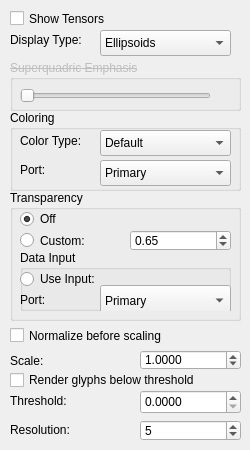
          <widget class="QWidget" name="tensorTab_">
           <attribute name="title">
            <string>Tensor</string>
           </attribute>
           <widget class="QLabel" name="label_24">
            <property name="geometry">
             <rect>
              <x>10</x>
              <y>419</y>
              <width>91</width>
              <height>21</height>
             </rect>
            </property>
            <property name="text">
             <string>Resolution:</string>
            </property>
           </widget>
           <widget class="QDoubleSpinBox" name="thresholdDoubleSpinBox_">
            <property name="geometry">
             <rect>
              <x>140</x>
              <y>390</y>
              <width>101</width>
              <height>24</height>
             </rect>
            </property>
            <property name="decimals">
             <number>4</number>
            </property>
            <property name="maximum">
             <double>100.000000000000000</double>
            </property>
            <property name="singleStep">
             <double>0.100000000000000</double>
            </property>
           </widget>
           <widget class="QCheckBox" name="renderTensorsBelowThresholdCheckBox_">
            <property name="enabled">
             <bool>true</bool>
            </property>
            <property name="geometry">
             <rect>
              <x>10</x>
              <y>370</y>
              <width>221</width>
              <height>20</height>
             </rect>
            </property>
            <property name="minimumSize">
             <size>
              <width>0</width>
              <height>20</height>
             </size>
            </property>
            <property name="font">
             <font>
              <strikeout>false</strikeout>
             </font>
            </property>
            <property name="text">
             <string>Render glyphs below threshold</string>
            </property>
           </widget>
           <widget class="QCheckBox" name="normalizeTensorsCheckBox_">
            <property name="enabled">
             <bool>true</bool>
            </property>
            <property name="geometry">
             <rect>
              <x>10</x>
              <y>320</y>
              <width>221</width>
              <height>31</height>
             </rect>
            </property>
            <property name="minimumSize">
             <size>
              <width>0</width>
              <height>20</height>
             </size>
            </property>
            <property name="font">
             <font>
              <strikeout>false</strikeout>
             </font>
            </property>
            <property name="text">
             <string>Normalize before scaling</string>
            </property>
           </widget>
           <widget class="QSpinBox" name="tensorsResolutionSpinBox_">
            <property name="geometry">
             <rect>
              <x>140</x>
              <y>420</y>
              <width>101</width>
              <height>21</height>
             </rect>
            </property>
            <property name="minimum">
             <number>3</number>
            </property>
            <property name="maximum">
             <number>20</number>
            </property>
            <property name="value">
             <number>5</number>
            </property>
           </widget>
           <widget class="QLabel" name="label_25">
            <property name="geometry">
             <rect>
              <x>10</x>
              <y>390</y>
              <width>60</width>
              <height>21</height>
             </rect>
            </property>
            <property name="text">
             <string>Threshold:</string>
            </property>
           </widget>
           <widget class="QCheckBox" name="showTensorsCheckBox_">
            <property name="geometry">
             <rect>
              <x>10</x>
              <y>10</y>
              <width>101</width>
              <height>17</height>
             </rect>
            </property>
            <property name="sizePolicy">
             <sizepolicy hsizetype="Minimum" vsizetype="Fixed">
              <horstretch>0</horstretch>
              <verstretch>0</verstretch>
             </sizepolicy>
            </property>
            <property name="minimumSize">
             <size>
              <width>0</width>
              <height>0</height>
             </size>
            </property>
            <property name="text">
             <string>Show Tensors</string>
            </property>
           </widget>
           <widget class="QDoubleSpinBox" name="scaleTensorsDoubleSpinBox_">
            <property name="enabled">
             <bool>true</bool>
            </property>
            <property name="geometry">
             <rect>
              <x>140</x>
              <y>350</y>
              <width>101</width>
              <height>20</height>
             </rect>
            </property>
            <property name="decimals">
             <number>4</number>
            </property>
            <property name="minimum">
             <double>0.000100000000000</double>
            </property>
            <property name="maximum">
             <double>100.000000000000000</double>
            </property>
            <property name="singleStep">
             <double>0.100000000000000</double>
            </property>
            <property name="value">
             <double>1.000000000000000</double>
            </property>
           </widget>
           <widget class="QLabel" name="label_26">
            <property name="geometry">
             <rect>
              <x>10</x>
              <y>350</y>
              <width>91</width>
              <height>21</height>
             </rect>
            </property>
            <property name="text">
             <string>Scale:</string>
            </property>
           </widget>
           <widget class="QGroupBox" name="tensorSuperquadricEmphasisGroupBox_">
            <property name="enabled">
             <bool>false</bool>
            </property>
            <property name="geometry">
             <rect>
              <x>10</x>
              <y>60</y>
              <width>231</width>
              <height>51</height>
             </rect>
            </property>
            <property name="font">
             <font>
              <strikeout>true</strikeout>
             </font>
            </property>
            <property name="title">
             <string>Superquadric Emphasis</string>
            </property>
            <widget class="QSlider" name="tensorSuperquadricsEmphasisSlider_">
             <property name="geometry">
              <rect>
               <x>10</x>
               <y>26</y>
               <width>191</width>
               <height>19</height>
              </rect>
             </property>
             <property name="orientation">
              <enum>Qt::Horizontal</enum>
             </property>
            </widget>
           </widget>
           <widget class="QGroupBox" name="vectorColoringGroupBox_10">
            <property name="enabled">
             <bool>true</bool>
            </property>
            <property name="geometry">
             <rect>
              <x>10</x>
              <y>110</y>
              <width>231</width>
              <height>81</height>
             </rect>
            </property>
            <property name="title">
             <string>Coloring</string>
            </property>
            <widget class="QLabel" name="label_39">
             <property name="geometry">
              <rect>
               <x>10</x>
               <y>20</y>
               <width>67</width>
               <height>21</height>
              </rect>
             </property>
             <property name="text">
              <string>Color Type:</string>
             </property>
            </widget>
            <widget class="QComboBox" name="vectorsColoringInputComboBox_13">
             <property name="geometry">
              <rect>
               <x>90</x>
               <y>20</y>
               <width>131</width>
               <height>26</height>
              </rect>
             </property>
             <item>
              <property name="text">
               <string>Default</string>
              </property>
             </item>
             <item>
              <property name="text">
               <string>Colormap Lookup</string>
              </property>
             </item>
             <item>
              <property name="text">
               <string>Conversion to RGB</string>
              </property>
             </item>
            </widget>
            <widget class="QLabel" name="label_40">
             <property name="geometry">
              <rect>
               <x>10</x>
               <y>50</y>
               <width>88</width>
               <height>20</height>
              </rect>
             </property>
             <property name="text">
              <string>Port:</string>
             </property>
            </widget>
            <widget class="QComboBox" name="vectorsColoringInputComboBox_14">
             <property name="geometry">
              <rect>
               <x>90</x>
               <y>50</y>
               <width>131</width>
               <height>26</height>
              </rect>
             </property>
             <item>
              <property name="text">
               <string>Primary</string>
              </property>
             </item>
             <item>
              <property name="text">
               <string>Secondary</string>
              </property>
             </item>
             <item>
              <property name="text">
               <string>Tertiary</string>
              </property>
             </item>
            </widget>
           </widget>
           <widget class="QComboBox" name="vectorsColoringInputComboBox_15">
            <property name="geometry">
             <rect>
              <x>100</x>
              <y>30</y>
              <width>131</width>
              <height>26</height>
             </rect>
            </property>
            <item>
             <property name="text">
              <string>Ellipsoids</string>
             </property>
            </item>
           </widget>
           <widget class="QGroupBox" name="scalarColoringGroupBox_4">
            <property name="enabled">
             <bool>true</bool>
            </property>
            <property name="geometry">
             <rect>
              <x>10</x>
              <y>190</y>
              <width>231</width>
              <height>131</height>
             </rect>
            </property>
            <property name="title">
             <string>Transparency</string>
            </property>
            <widget class="QGroupBox" name="scalarsTransparencyDataInputGroupBox_4">
             <property name="geometry">
              <rect>
               <x>10</x>
               <y>60</y>
               <width>211</width>
               <height>61</height>
              </rect>
             </property>
             <property name="title">
              <string>Data Input</string>
             </property>
             <widget class="QRadioButton" name="scalarsDataPortTransparencyRButton_2">
              <property name="geometry">
               <rect>
                <x>0</x>
                <y>20</y>
                <width>201</width>
                <height>18</height>
               </rect>
              </property>
              <property name="text">
               <string>Use Input:</string>
              </property>
              <property name="checked">
               <bool>false</bool>
              </property>
             </widget>
             <widget class="QLabel" name="label_15">
              <property name="geometry">
               <rect>
                <x>0</x>
                <y>40</y>
                <width>88</width>
                <height>20</height>
               </rect>
              </property>
              <property name="text">
               <string>Port:</string>
              </property>
             </widget>
             <widget class="QComboBox" name="scalarsTransparencyInputComboBox_3">
              <property name="geometry">
               <rect>
                <x>80</x>
                <y>35</y>
                <width>131</width>
                <height>31</height>
               </rect>
              </property>
              <item>
               <property name="text">
                <string>Primary</string>
               </property>
              </item>
              <item>
               <property name="text">
                <string>Secondary</string>
               </property>
              </item>
              <item>
               <property name="text">
                <string>Tertiary</string>
               </property>
              </item>
             </widget>
            </widget>
            <widget class="QRadioButton" name="scalarsTransparencyOffRButton_2">
             <property name="geometry">
              <rect>
               <x>10</x>
               <y>20</y>
               <width>210</width>
               <height>18</height>
              </rect>
             </property>
             <property name="text">
              <string>Off</string>
             </property>
             <property name="checked">
              <bool>true</bool>
             </property>
            </widget>
            <widget class="QRadioButton" name="scalarsCustomTransparencyRButton_2">
             <property name="enabled">
              <bool>true</bool>
             </property>
             <property name="geometry">
              <rect>
               <x>10</x>
               <y>40</y>
               <width>100</width>
               <height>21</height>
              </rect>
             </property>
             <property name="font">
              <font>
               <strikeout>false</strikeout>
              </font>
             </property>
             <property name="text">
              <string>Custom:</string>
             </property>
            </widget>
            <widget class="QDoubleSpinBox" name="scalarsTransparencyDoubleSpinBox_2">
             <property name="geometry">
              <rect>
               <x>120</x>
               <y>40</y>
               <width>101</width>
               <height>21</height>
              </rect>
             </property>
             <property name="minimumSize">
              <size>
               <width>80</width>
               <height>0</height>
              </size>
             </property>
             <property name="maximum">
              <double>1.000000000000000</double>
             </property>
             <property name="singleStep">
              <double>0.010000000000000</double>
             </property>
             <property name="value">
              <double>0.650000000000000</double>
             </property>
            </widget>
           </widget>
           <widget class="QLabel" name="label_41">
            <property name="geometry">
             <rect>
              <x>10</x>
              <y>30</y>
              <width>100</width>
              <height>20</height>
             </rect>
            </property>
            <property name="text">
             <string>Display Type:</string>
            </property>
           </widget>
          </widget>
